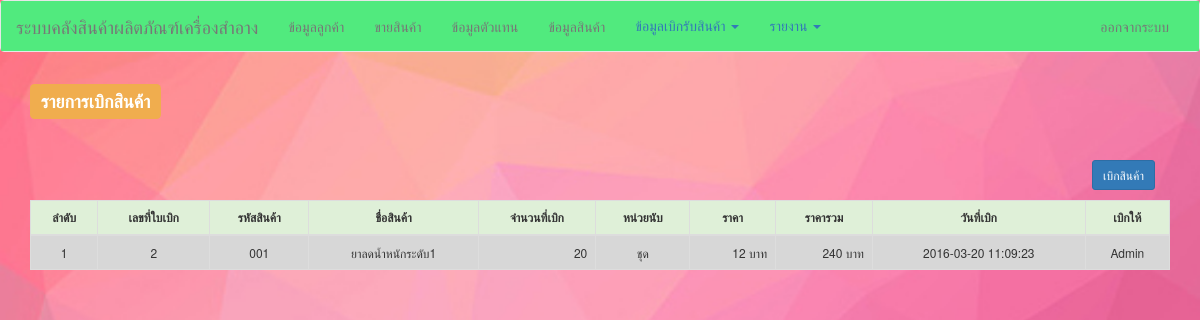
Page /index.php?viewName=productOutList (signed in) on the committed database.
### tables this page shows
CREATE TABLE `tb_productout` (
  `id` int(11) NOT NULL,
  `product_id` varchar(250) NOT NULL,
  `quantity` int(11) NOT NULL DEFAULT '0',
  `productout_date` timestamp NULL DEFAULT CURRENT_TIMESTAMP,
  `pay_status` tinyint(1) NOT NULL DEFAULT '0',
  `user` varchar(250) DEFAULT NULL
);

CREATE TABLE `tb_product` (
  `id` int(11) NOT NULL,
  `product_id` varchar(250) DEFAULT NULL,
  `product_name` varchar(250) DEFAULT NULL,
  `product_unit` varchar(50) DEFAULT NULL,
  `product_cost` int(11) NOT NULL,
  `product_price` int(50) NOT NULL,
  `quantity` int(11) NOT NULL,
  `low_quantity` int(11) NOT NULL DEFAULT '0',
  `status` tinyint(1) NOT NULL DEFAULT '1',
  `timestamp` timestamp NOT NULL DEFAULT CURRENT_TIMESTAMP
);

### model/product.php (called while the page is built, shortened)
<?php
class Product {
	public function read_out($condition = " 1=1 ") {
		$this->sql = "";
		if($condition == " 1=1 "){
			  $this->sql = " SELECT po.user, po.id, po.product_id, po.quantity, po.productout_date, po.pay_status, p.product_name, p.product_unit, p.product_price,  p.product_price * po.quantity AS sum_price  FROM tb_productout po LEFT OUTER JOIN tb_product p ON po.product_id = p.product_id  ORDER BY productout_date DESC ";
		}else{
			  $this->sql = " SELECT po.user, po.id, po.product_id, po.quantity, po.productout_date, po.pay_status, p.product_name, p.product_unit, p.product_price,  p.product_price * po.quantity AS sum_price  FROM tb_productout po LEFT OUTER JOIN tb_product p ON po.product_id = p.product_id WHERE $condition ";
		}
        $query = mysql_query($this->sql);
        if ($query) {
            $result = array();
            while ($row = mysql_fetch_array($query, MYSQL_ASSOC)) {
                $result[] = $row;
            }
            return $result;
        } else {
            return false;
        }
    }
}

### views/productOutList.php (the view)
<?php
include "./model/product.php";
$obj = new Product();
$rows = $obj->read_out();
?>
<div class="container">
    <h3><label class="label label-warning">รายการเบิกสินค้า</label></h3>
    <br /><br>
    <div class="col-md-12 pull-right">
    	<a href="index.php?viewName=add_product_out&id=&name=" class="btn  btn-sm btn-primary pull-right">เบิกสินค้า</a>
    </div>
    <br /><br>
    <div class="table-responsive">
        <table class="table table-bordered table-hover" style="font-size:12px;">
            <thead>
                <tr class="success">
                	<th class="text-center">ลำดับ</th>
                    <th class="text-center">เลขที่ใบเบิก</th>
                    <th class="text-center">รหัสสินค้า</th>
					<th class="text-center">ชื่อสินค้า</th>
                    <th class="text-center">จำนวนที่เบิก</th>
					<th class="text-center">หน่วยนับ</th>
					<th class="text-center">ราคา</th>
					<th class="text-center">ราคารวม</th>
                    <th class="text-center">วันที่เบิก</th>
					<th class="text-center">เบิกให้</th>
                </tr>
            </thead>
            <tbody>
                <?php
                if ($rows != false) {
                    $count = 1;
                    foreach ($rows as $row) {
                        ?>
                        <tr>
                            <td class="text-center"><?= $count++; ?></td>
                            <td class="text-center"><?= $row["id"] ?></td>
                            <td class="text-center"><?= $row["product_id"] ?></td>
							<td class="text-center"><?= $row["product_name"] ?></td>
                            <td class="text-right"><?= number_format($row["quantity"]) ?></td>
							<td class="text-center"><?= $row["product_unit"] ?></td>
							<td class="text-right"><?= number_format($row["product_price"]) ?> บาท</td>
							<td class="text-right"><?= number_format($row["sum_price"]) ?> บาท</td>
                            <td class="text-center"><?= $row["productout_date"] ?></td>
							<td class="text-center"><?= $row["user"] ?></td>
                        </tr>
                        <?php
                    }
                }
                ?>
            </tbody>
        </table>
    </div>
</div>

### css/site.css (style rules this page uses)
body { background: url('../images/bg1234.jpg') no-repeat center center fixed; -moz-background-size: cover; -webkit-background-size: cover; -o-background-size: cover; background-size: cover; }
tr:nth-child(odd) { background-color: #D7D7D7; }

### rows in the picture
tb_productout: id "2", product "001", tb_product.product_name "ยาลดน้ำหนักระดับ1", quantity "20", tb_product.product_unit "ชุด", tb_product.product_price "12", sum_price "240", productout_date "2016-03-20 11:09:23", user "Admin"
